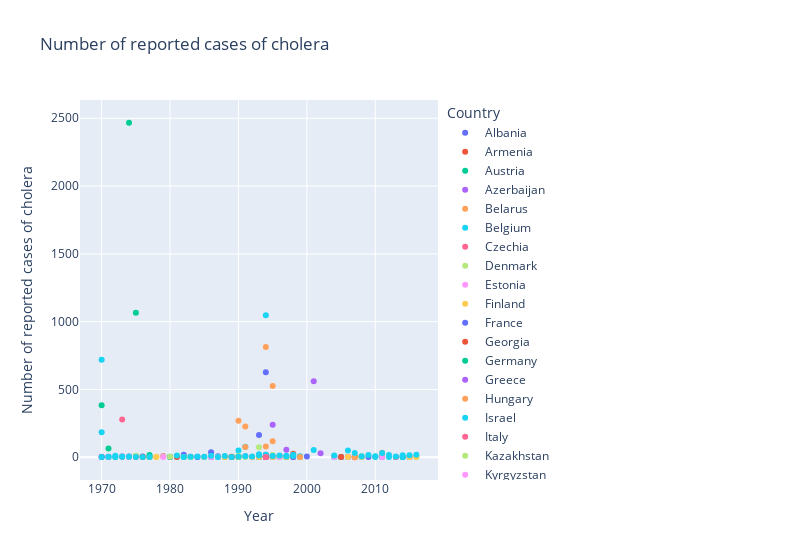
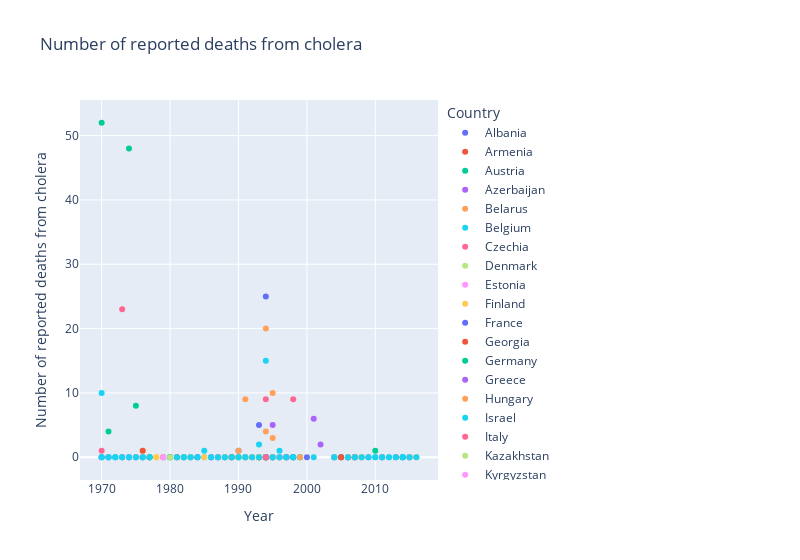
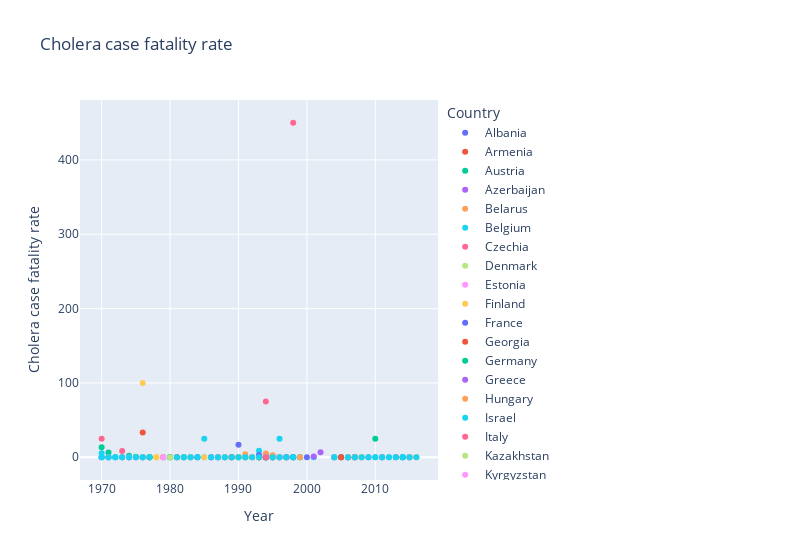

Write notebook code for charts like these, in order.
### Markdown cell above
#### 2. Distribution of cases, deaths, and fatality rate over the years

### Code cell
for i in data_europe.select_dtypes(include=np.number):
    
    if i != 'Year':
        fig = px.scatter(
            data_frame = data_europe,
            x='Year',
            y=i,
            color='Country',
            width=800,
            title=i
        )

        fig.show()
